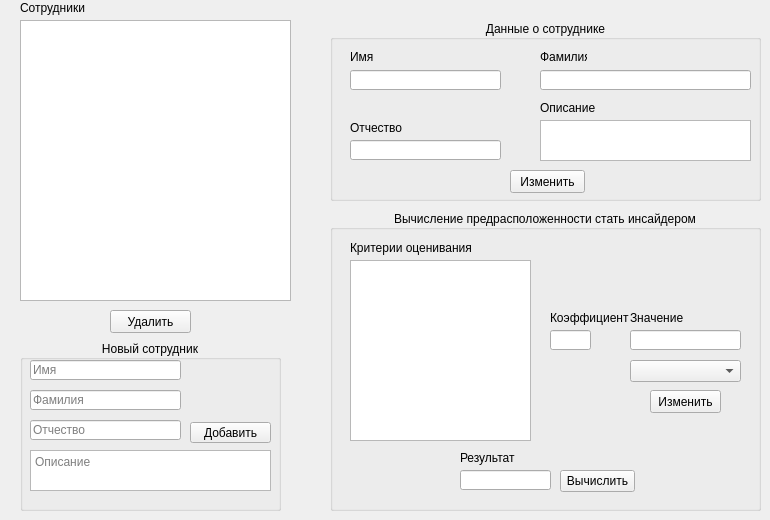
    <widget class="QWidget" name="worker_page">
     <widget class="QPushButton" name="worker_delete_btn">
      <property name="geometry">
       <rect>
        <x>110</x>
        <y>310</y>
        <width>81</width>
        <height>23</height>
       </rect>
      </property>
      <property name="text">
       <string>Удалить</string>
      </property>
     </widget>
     <widget class="QListWidget" name="worker_work_list">
      <property name="geometry">
       <rect>
        <x>20</x>
        <y>20</y>
        <width>271</width>
        <height>281</height>
       </rect>
      </property>
      <property name="wordWrap">
       <bool>true</bool>
      </property>
     </widget>
     <widget class="QLabel" name="label_18">
      <property name="geometry">
       <rect>
        <x>20</x>
        <y>0</y>
        <width>261</width>
        <height>16</height>
       </rect>
      </property>
      <property name="text">
       <string>Сотрудники</string>
      </property>
     </widget>
     <widget class="QGroupBox" name="groupBox">
      <property name="geometry">
       <rect>
        <x>330</x>
        <y>210</y>
        <width>431</width>
        <height>301</height>
       </rect>
      </property>
      <property name="title">
       <string>Вычисление предрасположенности стать инсайдером</string>
      </property>
      <property name="alignment">
       <set>Qt::AlignCenter</set>
      </property>
      <widget class="QPushButton" name="worker_result_btn">
       <property name="geometry">
        <rect>
         <x>230</x>
         <y>260</y>
         <width>75</width>
         <height>22</height>
        </rect>
       </property>
       <property name="text">
        <string>Вычислить</string>
       </property>
      </widget>
      <widget class="QLineEdit" name="worker_result_le">
       <property name="geometry">
        <rect>
         <x>130</x>
         <y>260</y>
         <width>91</width>
         <height>20</height>
        </rect>
       </property>
       <property name="text">
        <string/>
       </property>
       <property name="readOnly">
        <bool>true</bool>
       </property>
      </widget>
      <widget class="QLabel" name="label_22">
       <property name="geometry">
        <rect>
         <x>130</x>
         <y>240</y>
         <width>61</width>
         <height>16</height>
        </rect>
       </property>
       <property name="text">
        <string>Результат</string>
       </property>
      </widget>
      <widget class="QListWidget" name="worker_criteria_list">
       <property name="geometry">
        <rect>
         <x>20</x>
         <y>50</y>
         <width>181</width>
         <height>181</height>
        </rect>
       </property>
       <property name="wordWrap">
        <bool>true</bool>
       </property>
      </widget>
      <widget class="QLabel" name="label_23">
       <property name="geometry">
        <rect>
         <x>20</x>
         <y>30</y>
         <width>141</width>
         <height>16</height>
        </rect>
       </property>
       <property name="text">
        <string>Критерии оценивания</string>
       </property>
      </widget>
      <widget class="QLabel" name="label_24">
       <property name="geometry">
        <rect>
         <x>300</x>
         <y>100</y>
         <width>61</width>
         <height>16</height>
        </rect>
       </property>
       <property name="text">
        <string>Значение</string>
       </property>
      </widget>
      <widget class="QLineEdit" name="worker_coef_le">
       <property name="geometry">
        <rect>
         <x>220</x>
         <y>120</y>
         <width>41</width>
         <height>20</height>
        </rect>
       </property>
       <property name="text">
        <string/>
       </property>
       <property name="readOnly">
        <bool>true</bool>
       </property>
      </widget>
      <widget class="QLabel" name="label_28">
       <property name="geometry">
        <rect>
         <x>220</x>
         <y>100</y>
         <width>81</width>
         <height>16</height>
        </rect>
       </property>
       <property name="text">
        <string>Коэффициент</string>
       </property>
      </widget>
      <widget class="QComboBox" name="worker_value_cb">
       <property name="geometry">
        <rect>
         <x>300</x>
         <y>150</y>
         <width>111</width>
         <height>22</height>
        </rect>
       </property>
      </widget>
      <widget class="QPushButton" name="worker_change_value_btn">
       <property name="geometry">
        <rect>
         <x>320</x>
         <y>180</y>
         <width>71</width>
         <height>23</height>
        </rect>
       </property>
       <property name="text">
        <string>Изменить</string>
       </property>
      </widget>
      <widget class="QLineEdit" name="worker_value_le">
       <property name="geometry">
        <rect>
         <x>300</x>
         <y>120</y>
         <width>111</width>
         <height>20</height>
        </rect>
       </property>
       <property name="text">
        <string/>
       </property>
       <property name="readOnly">
        <bool>true</bool>
       </property>
      </widget>
     </widget>
     <widget class="QGroupBox" name="groupBox_2">
      <property name="geometry">
       <rect>
        <x>330</x>
        <y>20</y>
        <width>431</width>
        <height>181</height>
       </rect>
      </property>
      <property name="title">
       <string>Данные о сотруднике</string>
      </property>
      <property name="alignment">
       <set>Qt::AlignCenter</set>
      </property>
      <widget class="QLabel" name="label_34">
       <property name="geometry">
        <rect>
         <x>210</x>
         <y>80</y>
         <width>61</width>
         <height>16</height>
        </rect>
       </property>
       <property name="text">
        <string>Описание</string>
       </property>
      </widget>
      <widget class="QPlainTextEdit" name="worker_description_te">
       <property name="geometry">
        <rect>
         <x>210</x>
         <y>100</y>
         <width>211</width>
         <height>41</height>
        </rect>
       </property>
       <property name="readOnly">
        <bool>false</bool>
       </property>
       <property name="plainText">
        <string/>
       </property>
       <property name="backgroundVisible">
        <bool>false</bool>
       </property>
       <property name="centerOnScroll">
        <bool>false</bool>
       </property>
       <property name="placeholderText">
        <string>Описание</string>
       </property>
      </widget>
      <widget class="QLineEdit" name="worker_name_le">
       <property name="geometry">
        <rect>
         <x>20</x>
         <y>50</y>
         <width>151</width>
         <height>20</height>
        </rect>
       </property>
       <property name="readOnly">
        <bool>false</bool>
       </property>
       <property name="placeholderText">
        <string/>
       </property>
      </widget>
      <widget class="QLineEdit" name="worker_patronymic_le">
       <property name="geometry">
        <rect>
         <x>20</x>
         <y>120</y>
         <width>151</width>
         <height>20</height>
        </rect>
       </property>
       <property name="readOnly">
        <bool>false</bool>
       </property>
       <property name="placeholderText">
        <string/>
       </property>
      </widget>
      <widget class="QLabel" name="label_32">
       <property name="geometry">
        <rect>
         <x>210</x>
         <y>30</y>
         <width>47</width>
         <height>13</height>
        </rect>
       </property>
       <property name="text">
        <string>Фамилия</string>
       </property>
      </widget>
      <widget class="QLabel" name="label_33">
       <property name="geometry">
        <rect>
         <x>20</x>
         <y>100</y>
         <width>71</width>
         <height>16</height>
        </rect>
       </property>
       <property name="text">
        <string>Отчество</string>
       </property>
      </widget>
      <widget class="QLabel" name="label_31">
       <property name="geometry">
        <rect>
         <x>20</x>
         <y>30</y>
         <width>47</width>
         <height>13</height>
        </rect>
       </property>
       <property name="text">
        <string>Имя</string>
       </property>
      </widget>
      <widget class="QLineEdit" name="worker_surname_le">
       <property name="geometry">
        <rect>
         <x>210</x>
         <y>50</y>
         <width>211</width>
         <height>20</height>
        </rect>
       </property>
       <property name="readOnly">
        <bool>false</bool>
       </property>
       <property name="placeholderText">
        <string/>
       </property>
      </widget>
      <widget class="QPushButton" name="worker_change_btn">
       <property name="geometry">
        <rect>
         <x>180</x>
         <y>150</y>
         <width>75</width>
         <height>23</height>
        </rect>
       </property>
       <property name="text">
        <string>Изменить</string>
       </property>
      </widget>
     </widget>
     <widget class="QGroupBox" name="groupBox_3">
      <property name="geometry">
       <rect>
        <x>20</x>
        <y>340</y>
        <width>261</width>
        <height>171</height>
       </rect>
      </property>
      <property name="title">
       <string>Новый сотрудник</string>
      </property>
      <property name="alignment">
       <set>Qt::AlignCenter</set>
      </property>
      <widget class="QLineEdit" name="worker_add_name_le">
       <property name="geometry">
        <rect>
         <x>10</x>
         <y>20</y>
         <width>151</width>
         <height>20</height>
        </rect>
       </property>
       <property name="placeholderText">
        <string>Имя</string>
       </property>
      </widget>
      <widget class="QLineEdit" name="worker_add_patronymic_le">
       <property name="geometry">
        <rect>
         <x>10</x>
         <y>80</y>
         <width>151</width>
         <height>20</height>
        </rect>
       </property>
       <property name="placeholderText">
        <string>Отчество</string>
       </property>
      </widget>
      <widget class="QLineEdit" name="worker_add_surname_le">
       <property name="geometry">
        <rect>
         <x>10</x>
         <y>50</y>
         <width>151</width>
         <height>20</height>
        </rect>
       </property>
       <property name="placeholderText">
        <string>Фамилия</string>
       </property>
      </widget>
      <widget class="QPushButton" name="worker_add_btn">
       <property name="geometry">
        <rect>
         <x>170</x>
         <y>82</y>
         <width>81</width>
         <height>21</height>
        </rect>
       </property>
       <property name="text">
        <string>Добавить</string>
       </property>
      </widget>
      <widget class="QPlainTextEdit" name="worker_add_description_te">
       <property name="geometry">
        <rect>
         <x>10</x>
         <y>110</y>
         <width>241</width>
         <height>41</height>
        </rect>
       </property>
       <property name="placeholderText">
        <string>Описание</string>
       </property>
      </widget>
     </widget>
    </widget>
